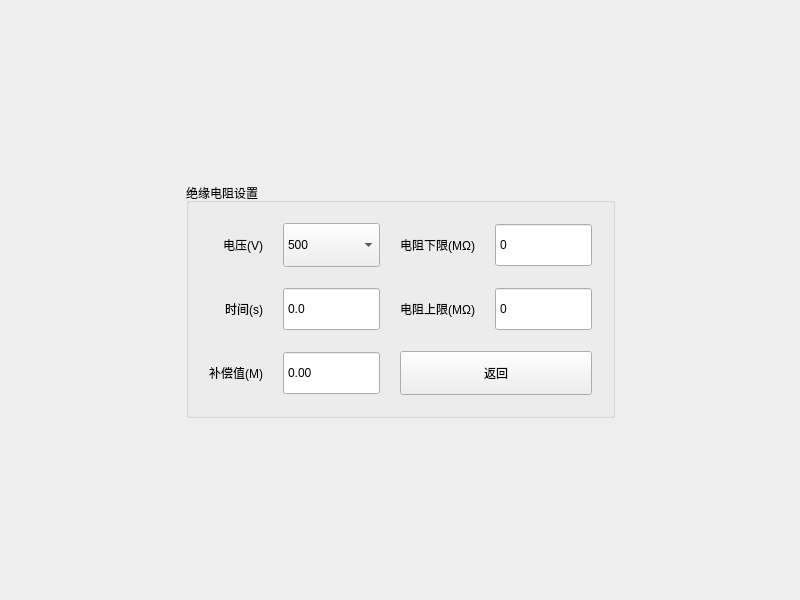
<?xml version="1.0" encoding="UTF-8"?>
<ui version="4.0">
 <class>CWinSetIr</class>
 <widget class="QWidget" name="CWinSetIr">
  <property name="geometry">
   <rect>
    <x>0</x>
    <y>0</y>
    <width>800</width>
    <height>600</height>
   </rect>
  </property>
  <property name="windowTitle">
   <string>Form</string>
  </property>
  <layout class="QVBoxLayout" name="verticalLayout" stretch="2,3,2">
   <item>
    <spacer name="SpacerTop">
     <property name="orientation">
      <enum>Qt::Vertical</enum>
     </property>
     <property name="sizeHint" stdset="0">
      <size>
       <width>20</width>
       <height>40</height>
      </size>
     </property>
    </spacer>
   </item>
   <item>
    <widget class="QWidget" name="WidgetCtrl" native="true">
     <layout class="QHBoxLayout" name="horizontalLayout" stretch="1,0,1">
      <item>
       <spacer name="SpacerLeft">
        <property name="orientation">
         <enum>Qt::Horizontal</enum>
        </property>
        <property name="sizeHint" stdset="0">
         <size>
          <width>40</width>
          <height>20</height>
         </size>
        </property>
       </spacer>
      </item>
      <item>
       <widget class="QGroupBox" name="BoxCtrl">
        <property name="title">
         <string>绝缘电阻设置</string>
        </property>
        <layout class="QGridLayout" name="LayoutCtrl" columnstretch="0,1,0,1">
         <property name="leftMargin">
          <number>20</number>
         </property>
         <property name="topMargin">
          <number>20</number>
         </property>
         <property name="rightMargin">
          <number>20</number>
         </property>
         <property name="bottomMargin">
          <number>20</number>
         </property>
         <property name="spacing">
          <number>20</number>
         </property>
         <item row="0" column="0">
          <widget class="QLabel" name="TextVoltage">
           <property name="sizePolicy">
            <sizepolicy hsizetype="Expanding" vsizetype="Expanding">
             <horstretch>0</horstretch>
             <verstretch>0</verstretch>
            </sizepolicy>
           </property>
           <property name="text">
            <string>电压(V)</string>
           </property>
           <property name="alignment">
            <set>Qt::AlignRight|Qt::AlignTrailing|Qt::AlignVCenter</set>
           </property>
          </widget>
         </item>
         <item row="0" column="1">
          <widget class="QComboBox" name="BoxVoltage">
           <property name="sizePolicy">
            <sizepolicy hsizetype="Expanding" vsizetype="Expanding">
             <horstretch>0</horstretch>
             <verstretch>0</verstretch>
            </sizepolicy>
           </property>
           <property name="minimumSize">
            <size>
             <width>97</width>
             <height>44</height>
            </size>
           </property>
           <item>
            <property name="text">
             <string>500</string>
            </property>
           </item>
           <item>
            <property name="text">
             <string>1000</string>
            </property>
           </item>
          </widget>
         </item>
         <item row="0" column="2">
          <widget class="QLabel" name="TextMin">
           <property name="sizePolicy">
            <sizepolicy hsizetype="Expanding" vsizetype="Expanding">
             <horstretch>0</horstretch>
             <verstretch>0</verstretch>
            </sizepolicy>
           </property>
           <property name="text">
            <string>电阻下限(MΩ)</string>
           </property>
           <property name="alignment">
            <set>Qt::AlignRight|Qt::AlignTrailing|Qt::AlignVCenter</set>
           </property>
          </widget>
         </item>
         <item row="0" column="3">
          <widget class="QDoubleSpinBox" name="BoxMin">
           <property name="sizePolicy">
            <sizepolicy hsizetype="Expanding" vsizetype="Expanding">
             <horstretch>0</horstretch>
             <verstretch>0</verstretch>
            </sizepolicy>
           </property>
           <property name="minimumSize">
            <size>
             <width>97</width>
             <height>44</height>
            </size>
           </property>
           <property name="buttonSymbols">
            <enum>QAbstractSpinBox::NoButtons</enum>
           </property>
           <property name="decimals">
            <number>0</number>
           </property>
          </widget>
         </item>
         <item row="1" column="0">
          <widget class="QLabel" name="TextTime">
           <property name="sizePolicy">
            <sizepolicy hsizetype="Expanding" vsizetype="Expanding">
             <horstretch>0</horstretch>
             <verstretch>0</verstretch>
            </sizepolicy>
           </property>
           <property name="text">
            <string>时间(s)</string>
           </property>
           <property name="alignment">
            <set>Qt::AlignRight|Qt::AlignTrailing|Qt::AlignVCenter</set>
           </property>
          </widget>
         </item>
         <item row="1" column="1">
          <widget class="QDoubleSpinBox" name="BoxTime">
           <property name="sizePolicy">
            <sizepolicy hsizetype="Expanding" vsizetype="Expanding">
             <horstretch>0</horstretch>
             <verstretch>0</verstretch>
            </sizepolicy>
           </property>
           <property name="minimumSize">
            <size>
             <width>97</width>
             <height>44</height>
            </size>
           </property>
           <property name="buttonSymbols">
            <enum>QAbstractSpinBox::NoButtons</enum>
           </property>
           <property name="decimals">
            <number>1</number>
           </property>
          </widget>
         </item>
         <item row="1" column="2">
          <widget class="QLabel" name="TextMax">
           <property name="sizePolicy">
            <sizepolicy hsizetype="Expanding" vsizetype="Expanding">
             <horstretch>0</horstretch>
             <verstretch>0</verstretch>
            </sizepolicy>
           </property>
           <property name="text">
            <string>电阻上限(MΩ)</string>
           </property>
           <property name="alignment">
            <set>Qt::AlignRight|Qt::AlignTrailing|Qt::AlignVCenter</set>
           </property>
          </widget>
         </item>
         <item row="1" column="3">
          <widget class="QDoubleSpinBox" name="BoxMax">
           <property name="sizePolicy">
            <sizepolicy hsizetype="Expanding" vsizetype="Expanding">
             <horstretch>0</horstretch>
             <verstretch>0</verstretch>
            </sizepolicy>
           </property>
           <property name="minimumSize">
            <size>
             <width>97</width>
             <height>44</height>
            </size>
           </property>
           <property name="buttonSymbols">
            <enum>QAbstractSpinBox::NoButtons</enum>
           </property>
           <property name="decimals">
            <number>0</number>
           </property>
           <property name="maximum">
            <double>9999.000000000000000</double>
           </property>
          </widget>
         </item>
         <item row="2" column="0">
          <widget class="QLabel" name="TextOffset">
           <property name="sizePolicy">
            <sizepolicy hsizetype="Expanding" vsizetype="Expanding">
             <horstretch>0</horstretch>
             <verstretch>0</verstretch>
            </sizepolicy>
           </property>
           <property name="text">
            <string>补偿值(M)</string>
           </property>
           <property name="alignment">
            <set>Qt::AlignRight|Qt::AlignTrailing|Qt::AlignVCenter</set>
           </property>
          </widget>
         </item>
         <item row="2" column="1">
          <widget class="QDoubleSpinBox" name="BoxOffset">
           <property name="sizePolicy">
            <sizepolicy hsizetype="Expanding" vsizetype="Expanding">
             <horstretch>0</horstretch>
             <verstretch>0</verstretch>
            </sizepolicy>
           </property>
           <property name="minimumSize">
            <size>
             <width>97</width>
             <height>44</height>
            </size>
           </property>
           <property name="buttonSymbols">
            <enum>QAbstractSpinBox::NoButtons</enum>
           </property>
          </widget>
         </item>
         <item row="2" column="2" colspan="2">
          <widget class="QPushButton" name="BtnExitIr">
           <property name="sizePolicy">
            <sizepolicy hsizetype="Expanding" vsizetype="Expanding">
             <horstretch>0</horstretch>
             <verstretch>0</verstretch>
            </sizepolicy>
           </property>
           <property name="text">
            <string>返回</string>
           </property>
          </widget>
         </item>
        </layout>
       </widget>
      </item>
      <item>
       <spacer name="SpacerRight">
        <property name="orientation">
         <enum>Qt::Horizontal</enum>
        </property>
        <property name="sizeHint" stdset="0">
         <size>
          <width>40</width>
          <height>20</height>
         </size>
        </property>
       </spacer>
      </item>
     </layout>
    </widget>
   </item>
   <item>
    <spacer name="SpacerBottom">
     <property name="orientation">
      <enum>Qt::Vertical</enum>
     </property>
     <property name="sizeHint" stdset="0">
      <size>
       <width>20</width>
       <height>40</height>
      </size>
     </property>
    </spacer>
   </item>
  </layout>
 </widget>
 <resources/>
 <connections/>
</ui>
